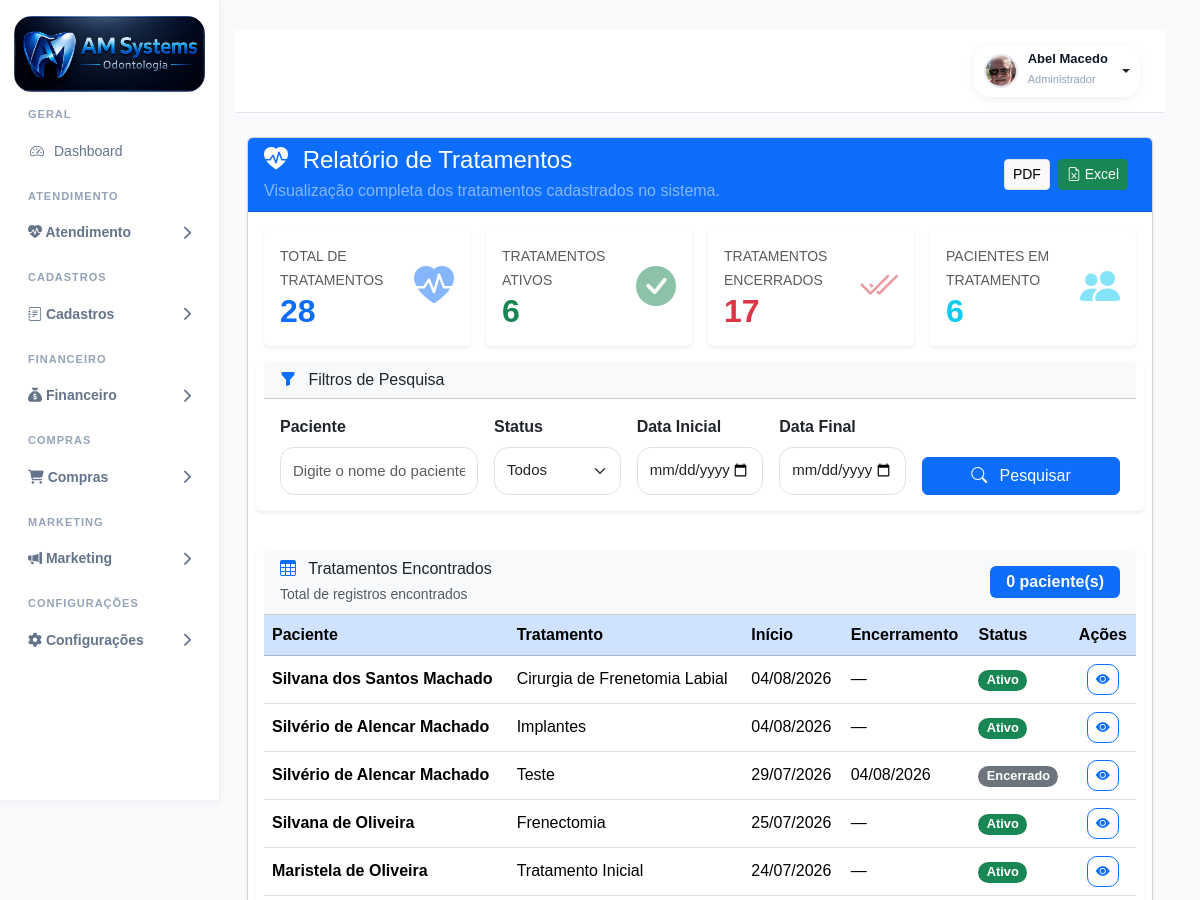
Before: /relatorios/tratamentos/ (signed in, upper part) with the older database file.
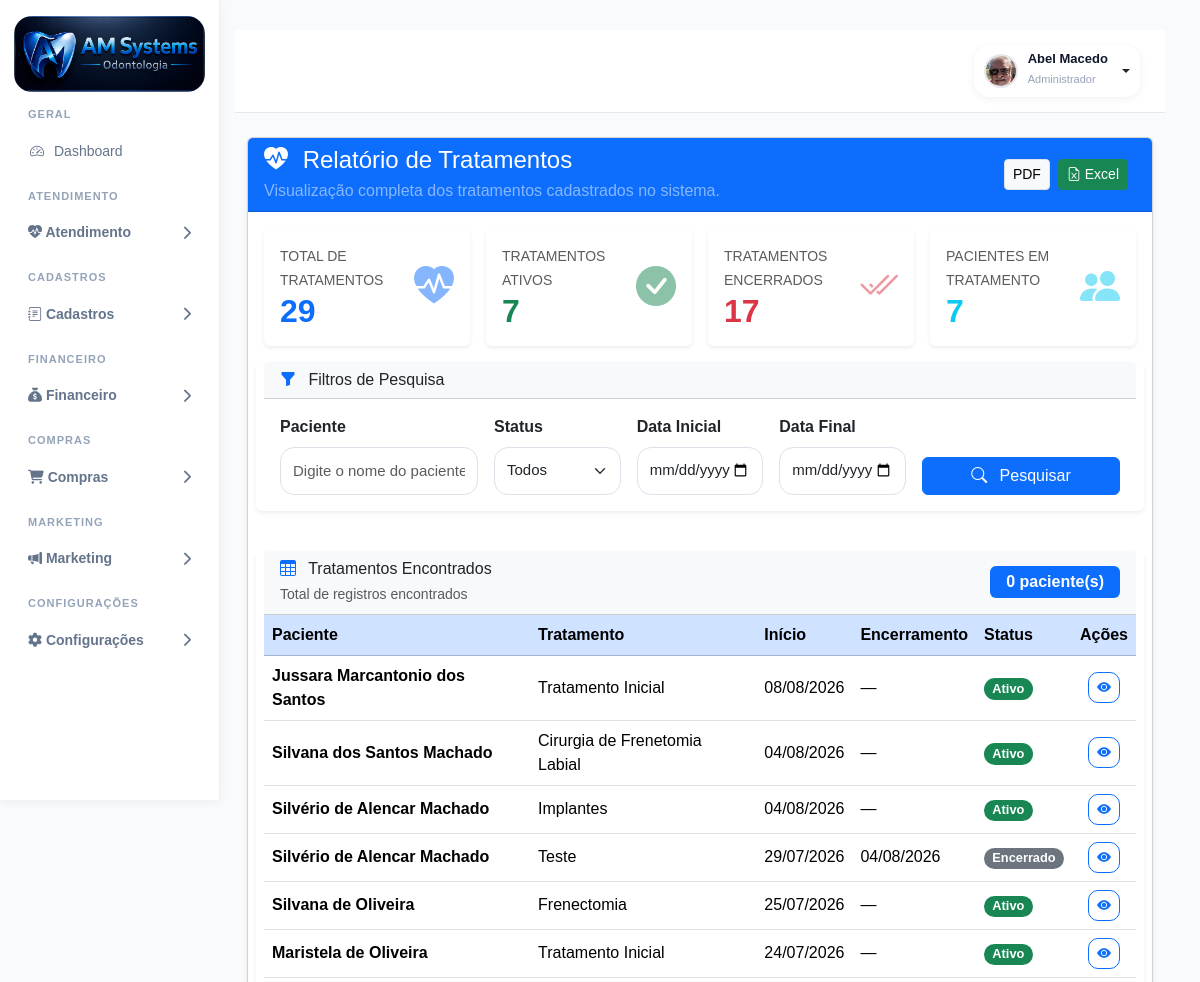
After: the same page with the newer database file.
### accounts/models.py (models this page shows, shortened)
class Tratamento(models.Model):
    STATUS_CHOICES = [
        ("ATIVO", "Ativo"),
        ("ENCERRADO", "Encerrado"),
    ]
    paciente = models.ForeignKey(
        "Paciente",
        on_delete=models.CASCADE,
        related_name="tratamentos"
    )
    dentista = models.ForeignKey(
        User,
        on_delete=models.SET_NULL,
        null=True,
        blank=True,
        related_name="pacientes"
    )
    titulo = models.CharField(
        "Título",
        max_length=150,
        default="Tratamento Inicial"
    )
    status = models.CharField(
        "Status",
        max_length=15,
        choices=STATUS_CHOICES,
        default="ATIVO"
    )
    data_inicio = models.DateField(
        "Data de início",
        default=timezone.now
    )
    data_encerramento = models.DateField(
        "Data de encerramento",
        null=True,
        blank=True
    )
    observacoes = models.TextField(
        "Observações",
        blank=True
    )
    criado_em = models.DateTimeField(
        auto_now_add=True
    )
    atualizado_em = models.DateTimeField(
        auto_now=True
    )
    class Meta:
        verbose_name = "Tratamento"
        verbose_name_plural = "Tratamentos"
        ordering = ["-criado_em"]

class Paciente(models.Model):
    foto = models.ImageField(
        upload_to='pacientes/',
        blank=True,
        null=True
    )
    nome = models.CharField(
        max_length=200
    )
    cpf = models.CharField(
        max_length=14,
        blank=True,
        null=True
    )
    rg = models.CharField(
        max_length=20,
        blank=True,
        null=True
    )
    nascimento = models.DateField(
        blank=True,
        null=True
    )
    genero = models.CharField(
        max_length=20,
        blank=True,
        null=True
    )
    estado_civil = models.CharField(
        max_length=30,
        blank=True,
        null=True
    )
    profissao = models.CharField(
        max_length=100,
        blank=True,
        null=True
    )
    telefone = models.CharField(
        "Telefone",
        max_length=20,
        blank=True,
        null=True,
    )
    whatsapp = models.CharField(
        "WhatsApp",
        max_length=20,
        blank=True,
        null=True,
    )
    email = models.EmailField(
        "E-mail",
        blank=True,
        null=True,
    )
    cep = models.CharField(
        "CEP",
        max_length=10,
        blank=True,
        null=True,
    )
    endereco = models.CharField(
        "Endereço",
        max_length=255,
        blank=True,
        null=True,
    )
    numero = models.CharField(
        "Número",
        max_length=20,
        blank=True,
        null=True,
    )
    complemento = models.CharField(
        "Complemento",
        max_length=100,
        blank=True,
        null=True,
    )
    bairro = models.CharField(
        "Bairro",
        max_length=100,
        blank=True,
        null=True,
    )
    cidade = models.CharField(
        "Cidade",
        max_length=100,
        blank=True,
        null=True,
        db_index=True,
    )
    estado = models.CharField(
        "UF",
        max_length=2,
        blank=True,
        null=True,
    )
    convenio = models.CharField(
        "Convênio",
        max_length=100,
        blank=True,
        null=True,
    )
    carteirinha = models.CharField(
        "Carteirinha",
        max_length=100,
        blank=True,
        null=True,
    )
    alergias = models.TextField(
        "Alergias",
        blank=True,
        null=True,
    )
    medicamentos = models.TextField(
        "Medicamentos em uso",
        blank=True,
        null=True,
    )
    observacoes = models.TextField(
        "Observações",
        blank=True,
        null=True,
    )
    responsavel = models.CharField(
        "Responsável",
        max_length=200,
        blank=True,
        null=True,
    )
    cpf_responsavel = models.CharField(
        "CPF do Responsável",
        max_length=14,
        blank=True,
        null=True,
    )
    telefone_responsavel = models.CharField(
        "Telefone do Responsável",
        max_length=20,
        blank=True,
        null=True,
    )
    dentista = models.ForeignKey(
        User,
        verbose_name="Dentista Responsável",
        on_delete=models.SET_NULL,
        null=True,
        blank=True,
        related_name="pacientes_responsavel",
    )
    ativo = models.BooleanField(
        default=True,
    )
    criado_em = models.DateTimeField(
        auto_now_add=True,
    )
    atualizado_em = models.DateTimeField(
        auto_now=True,
    )

### accounts/views.py (the view)
@login_required
def relatorio_tratamentos(request):
    context = obter_dados_tratamentos(request)
    context.update({
        "config": ConfiguracaoClinica.objects.first(),
        "titulo_relatorio": "RELATÓRIO DE TRATAMENTOS",
    })
    return render(
        request,
        "accounts/relatorios/tratamentos.html",
        context,
    )

### accounts/permissions.py (called while the page is built, shortened)
def tem_permissao(usuario, codigo_modulo, acao="visualizar"):
    print("=" * 60)
    print("USUÁRIO:", usuario.username)
    print("MÓDULO:", codigo_modulo)
    print("AÇÃO:", acao)
    if not usuario.is_authenticated:
        print("Usuário não autenticado")
        return False
    if usuario.is_superuser:
        print("Superusuário")
        return True

### accounts/templatetags/permissions_tags.py (called while the page is built)
@register.simple_tag
def possui_permissao(user, modulo, acao="visualizar"):
    print(
        "TAG:",
        user.username,
        modulo,
        acao
    )
    from accounts.permissions import tem_permissao
    resultado = tem_permissao(user, modulo, acao)
    print("RESULTADO:", resultado)
    return resultado

### accounts/templates/accounts/relatorios/tratamentos.html (shortened to what the changed rows need)
{% extends 'accounts/base.html' %}
{% load static %}
{% block content %}
<div class="container-fluid mt-4">
    <div class="card shadow-sm">
        <div class="card-body">
            <div class="row g-3 mb-4">
                <div class="col-xl-3 col-md-6">
                    <div class="card border-0 shadow-sm h-100">
                        <div class="card-body">
                            <div class="d-flex justify-content-between align-items-center">
                                <div>
                                    <small class="text-muted text-uppercase">
                                        Total de Tratamentos
                                    </small>
                                    <h2 class="fw-bold text-primary mb-0">
                                        {{ total_tratamentos }}
                                    </h2>
                                </div>
                            </div>
                        </div>
                    </div>
                </div>
                <div class="col-xl-3 col-md-6">
                    <div class="card border-0 shadow-sm h-100">
                        <div class="card-body">
                            <div class="d-flex justify-content-between align-items-center">
                                <div>
                                    <small class="text-muted text-uppercase">
                                        Tratamentos Ativos
                                    </small>
                                    <h2 class="fw-bold text-success mb-0">
                                        {{ tratamentos_ativos }}
                                    </h2>
                                </div>
                            </div>
                        </div>
                    </div>
                </div>
                <div class="col-xl-3 col-md-6">
                    <div class="card border-0 shadow-sm h-100">
                        <div class="card-body">
                            <div class="d-flex justify-content-between align-items-center">
                                <div>
                                    <h2 class="fw-bold text-danger mb-0">
                                        {{ tratamentos_encerrados }}
                                    </h2>
                                </div>
                            </div>
                        </div>
                    </div>
                </div>
                <div class="col-xl-3 col-md-6">
                    <div class="card border-0 shadow-sm h-100">
                        <div class="card-body">
                            <div class="d-flex justify-content-between align-items-center">
                                <div>
                                    <small class="text-muted text-uppercase">
                                        Pacientes em Tratamento
                                    </small>
                                    <h2 class="fw-bold text-info mb-0">
                                        {{ pacientes_em_tratamento }}
                                    </h2>
                                </div>
                            </div>
                        </div>
                    </div>
                </div>
                <div class="card border-0 shadow-sm">
                    <div class="card-body p-0">
                        <div class="table-responsive">
                            <table class="table table-hover align-middle">
                                <thead class="table-primary">
                                    <tr>
                                        <th>Paciente</th>
                                        <th>Tratamento</th>
                                        <th>Início</th>
                                        <th>Encerramento</th>
                                        <th>Status</th>
                                        <th class="text-center">
                                            Ações
                                        </th>
                                    </tr>
                                </thead>
                                <tbody>
                                    {% for tratamento in tratamentos %}
                                    <tr>
                                        <td>
                                            <strong>
                                                {{ tratamento.paciente.nome }}
                                            </strong>
                                        </td>
                                        <td>
                                            {{ tratamento.titulo }}
                                        </td>
                                        <td>
                                            {{ tratamento.data_inicio|date:"d/m/Y" }}
                                        </td>
                                        <td>
                                            {% if tratamento.data_encerramento %}
                                            {{ tratamento.data_encerramento|date:"d/m/Y" }}
                                            {% else %}
                                            —
                                            {% endif %}
                                        </td>
                                        <td>
                                            {% if tratamento.status == "ATIVO" %}
                                            <span class="badge rounded-pill bg-success">
                                                Ativo
                                            </span>
                                            {% else %}
                                            <span class="badge rounded-pill bg-secondary">
                                                Encerrado
                                            </span>
                                            {% endif %}
                                        </td>
                                        <td class="text-center">
                                            <a href="{% url 'odontograma' tratamento.paciente.id %}"
                                                class="btn btn-outline-primary btn-sm" title="Abrir Tratamento">
                                                <i class="bi bi-eye-fill"></i>
                                            </a>
                                        </td>
                                    </tr>
                                    {% empty %}
                                    <tr>
                                        <td colspan="6" class="text-center text-muted">
                                            Nenhum tratamento encontrado.
                                        </td>
                                    </tr>
                                    {% endfor %}
                                </tbody>
                            </table>
                        </div>
                    </div>
                </div>
                {% endblock %}

Changed rows visible on the page:
added Tratamento: paciente.nome "Jussara Marcantonio dos Santos", titulo "Tratamento Inicial", data_inicio "08/08/2026", status "Ativo"
Other visible differences:
{{ total_tratamentos }}: "28" → "29"
{{ tratamentos_ativos }}: "6" → "7"
{{ pacientes_em_tratamento }}: "6" → "7"
